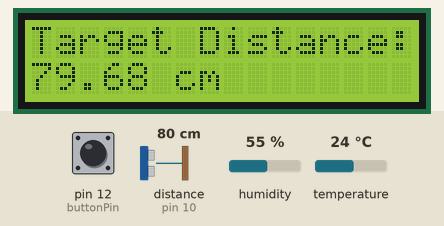
Simulated run of this sketch. Board: Arduino Uno, built with avr-gcc and run on an emulated ATmega328P. Shown: 16×2 character LCD. Wiring (inferred from the names in the program): ultrasonic range finder: trigger pin 11; echo pin 10. Inputs (shaded band) come from the test bench; at power-on: pin 12 (buttonPin) HIGH, distance to the obstacle (sensor on pin 10) 80 cm, humidity 55 %, temperature 24 °C. The echo pulse lasts 58.3 µs per cm; what the sketch prints to the serial monitor is not drawn.

Above: at 1.2 s.
1.3 s: pin 12 (buttonPin) pulled LOW for 0.65 s
At 2.7 s:
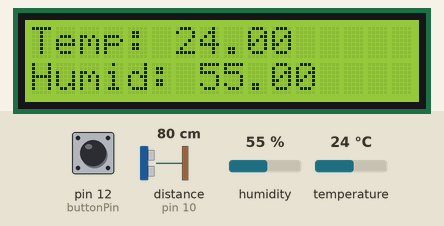
8.0 s: distance to the obstacle (sensor on pin 10) set to 2 cm
At 9.5 s:
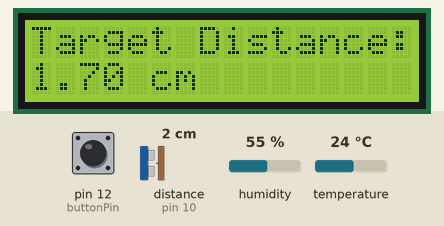
9.6 s: humidity set to 22 %
11.1 s: temperature set to 33 °C
At 13.2 s:
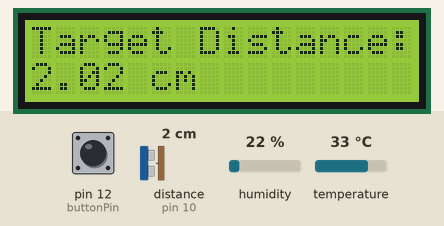
14.8 s: pin 12 (buttonPin) pulled LOW for 1 s
At 15.8 s:
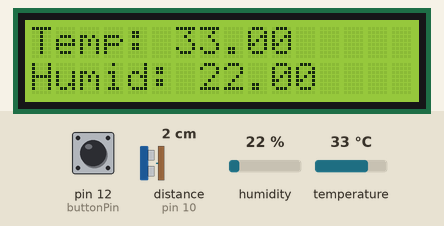
21.4 s: distance to the obstacle (sensor on pin 10) set to 4 cm
At 23.5 s:
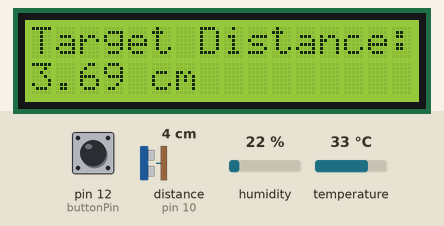
Timing chart, 0 to 23.9 s (numbered marks = the images above; inputs shaded):
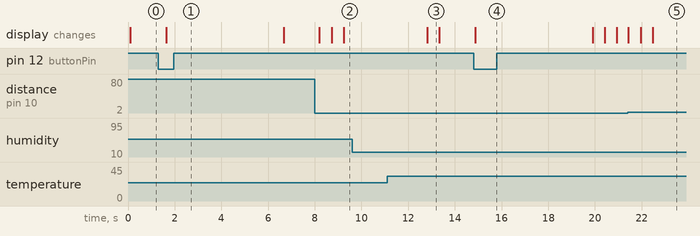

Measured:
- after the input at 1.3 s, the display: changes after 0.33 s (image 1)
- after the input at 8.0 s, the display: changes after 0.20 s (image 2)
- after the input at 9.6 s, every drawn part: stays the same
- after the input at 11.1 s, the display: changes after 1.7 s (image 3)
- after the input at 14.8 s, the display: changes after 0.08 s (image 4)
- after the input at 21.4 s, the display: changes at once (image 5)
- what the display in image 3 shows lasts 0.5 s, from 12.8 s to 13.3 s

The sketch:

TempDistanceLCD.ino
```cpp
#include <DHT.h>
#define type DHT11

int sensePin = 2;

DHT tempSensor(sensePin,type);


#include<LiquidCrystal.h>
int rs = 8;
int en = 9;
int d4 = 3;
int d5 = 4;
int d6 = 5;
int d7 = 6;

LiquidCrystal screen(rs, en, d4, d5, d6, d7);


int time;
float distance;
float speed = 0.0343;  //microseconds per centimeter
int triggerPin = 11;
int echoPin = 10;


int buttonPin = 12;
int buttonOld = 1;
int buttonNew;
int LCDstate = 0; //distance calculator


void setup() {
  // put your setup code here, to run once:
  Serial.begin(500000);

  tempSensor.begin();
  screen.begin(16,2);

  pinMode(triggerPin,OUTPUT);
  pinMode(echoPin,INPUT);

  pinMode(buttonPin,INPUT);
}

void loop() {
  // put your main code here, to run repeatedly:

  float humid;
  float temp;

  int dt_micro = 10;
  int dt_mili = 500;

  temp = tempSensor.readTemperature();
  humid = tempSensor.readHumidity();


  digitalWrite(triggerPin,LOW);
  delayMicroseconds(dt_micro);
  digitalWrite(triggerPin,HIGH);
  delayMicroseconds(dt_micro);
  digitalWrite(triggerPin,LOW);

  time = pulseIn(echoPin,HIGH);

  distance = (speed) * (time) / (2.0);

  screen.clear();
  screen.setCursor(0, 0);
  screen.print("Target Distance: ");
  screen.setCursor(0, 1);
  screen.print(distance);
  screen.print(" cm");
  delay(dt_mili);


  digitalWrite(buttonPin,HIGH);
  buttonNew = digitalRead(buttonPin);

  Serial.println(buttonNew);
  if(buttonOld == 1 && buttonNew == 0){

    if(LCDstate == 0){
      screen.clear();
      screen.setCursor(0, 0);
      screen.print("Temp: ");
      screen.print(temp);
      screen.setCursor(0, 1);
      screen.print("Humid: ");
      screen.print(humid);

      LCDstate = 1;
    }

    else{
      screen.clear();
      screen.setCursor(0, 0);
      screen.print("Target Distance: ");
      screen.setCursor(0, 1);
      screen.print(distance);
      screen.print(" cm");

      LCDstate = 0;
    }
  }

  buttonOld = buttonNew;

  while(LCDstate == 1){
      temp = tempSensor.readTemperature();
      humid = tempSensor.readHumidity();
      screen.clear();
      screen.setCursor(0, 0);
      screen.print("Temp: ");
      screen.print(temp);
      screen.setCursor(0, 1);
      screen.print("Humid: ");
      screen.print(humid);

      delay(5000);

      LCDstate = 0;
  }

  }
```
